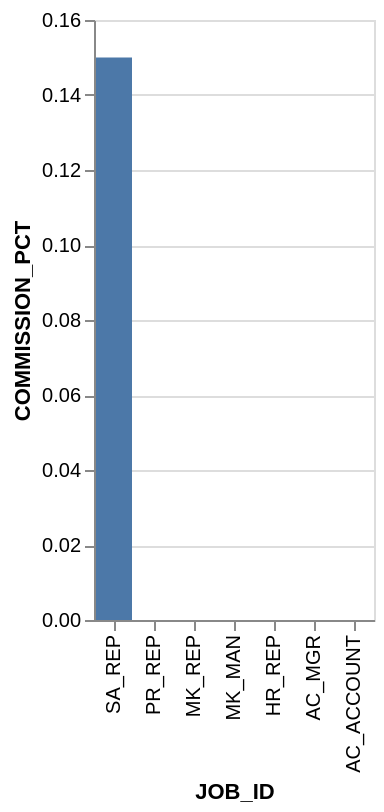

Describe this chart as a Vega-Lite specification.
### Vega-Lite specification from a JSON file in a GitHub repository (floating-point values rounded to 4 significant figures)
{"data": {"values": [{"x_data": "SA_REP", "y_data": 0.15}, {"x_data": "MK_MAN", "y_data": 0}, {"x_data": "MK_REP", "y_data": 0}, {"x_data": "HR_REP", "y_data": 0}, {"x_data": "PR_REP", "y_data": 0}, {"x_data": "AC_MGR", "y_data": 0}, {"x_data": "AC_ACCOUNT", "y_data": 0}]}, "mark": "bar", "encoding": {"x": {"field": "x_data", "type": "nominal", "title": "JOB_ID", "sort": "descending"}, "y": {"field": "y_data", "type": "quantitative", "title": "COMMISSION_PCT"}}}
